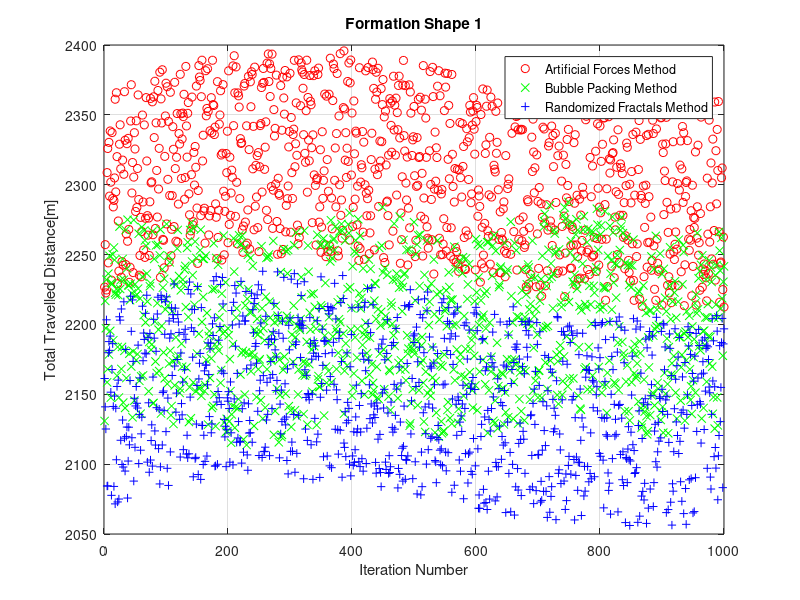
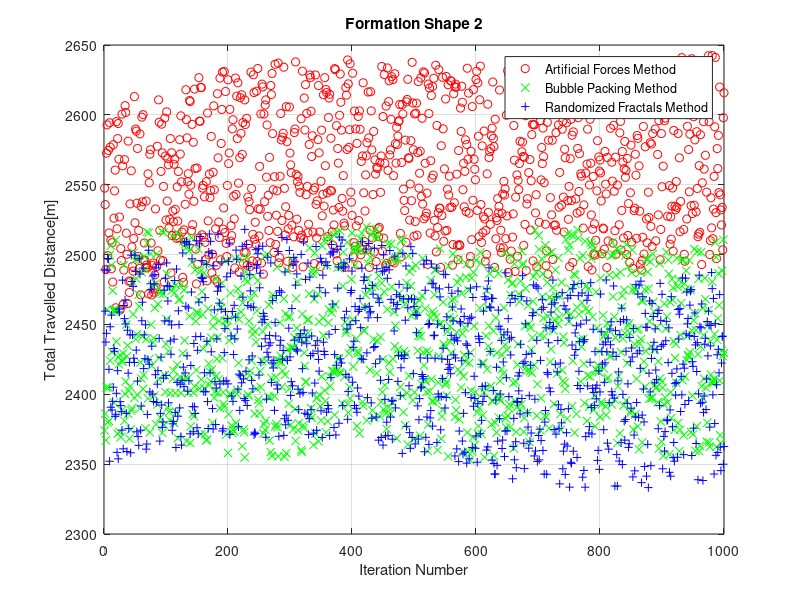

Write the MATLAB code that produced these figures, in order.
close all
clear all
clc
iteration_count = 1000;


artificial_forces_t_1  =2220;
bubble_packing_t_1     =2118;
randomized_fractals_t_1 = 2069;

artificial_forces_t_2  =2456;
bubble_packing_t_2     =2358;
randomized_fractals_t_2 = 2349;


%artificial_forces_g_1  =0.22;
%bubble_packing_g_1     =0.24;
%randomized_fractals_g_1 = 0.35;

%artificial_forces_g_2  =0.19;
%bubble_packing_g_2     =0.22;
%randomized_fractals_g_2 = 0.47;

noise_amplitude = 150.3;
a_t1 = noise_amplitude * rand(iteration_count,1);
b_t1 = noise_amplitude * rand(iteration_count,1);
r_t1 = noise_amplitude * rand(iteration_count,1);
a_t2 = noise_amplitude * rand(iteration_count,1);
b_t2 = noise_amplitude * rand(iteration_count,1);
r_t2 = noise_amplitude * rand(iteration_count,1);

%a_g1 = noise_amplitude * rand(iteration_count,1);
%b_g1 = noise_amplitude * rand(iteration_count,1);
%r_g1 = noise_amplitude * rand(iteration_count,1);
%a_g2 = noise_amplitude * rand(iteration_count,1);
%b_g2 = noise_amplitude * rand(iteration_count,1);
%r_g2 = noise_amplitude * rand(iteration_count,1);

f1 = 0.1;
f2 = 0.3;
f3 = 0.1;
fy = 1 / 15;
fr = 0.05;
amplitude = 10.02;

sampling = 100;
i = 1/sampling : 1/sampling : iteration_count/sampling;

%shape 1 
a_f_t = amplitude * sin(2*pi*f1*i) + amplitude * sin(2*pi*fr*i) + amplitude*1 * sin(2*pi*fy*i);
b_f_t = amplitude * sin(2*pi*f2*i) + amplitude * sin(2*pi*(fr-0.02)*i);
r_f_t = amplitude * sin(2*pi*f3*i) + amplitude * sin(2*pi*(fr+0.02)*i);


AT1 = artificial_forces_t_1   * ones(iteration_count,1) + a_t1 + a_f_t';
BT1 = bubble_packing_t_1      * ones(iteration_count,1) + b_t1 + b_f_t';
RT1 = randomized_fractals_t_1 * ones(iteration_count,1) + r_t1 + r_f_t';
figure
plot(AT1,'ro')
hold on
grid on
plot(BT1,'gx')
plot(RT1, 'b+')
legend('Artificial Forces Method','Bubble Packing Method','Randomized Fractals Method')
xlabel('Iteration Number')
ylabel('Total Travelled Distance[m]')
title('Formation Shape 1')

% a_f_g = amplitude * sin(2*pi*(f1-0.04)*i) + amplitude * sin(2*pi*fr*i);
% b_f_g = amplitude * sin(2*pi*(f2+0.02)*i) + amplitude * sin(2*pi*(fr+0.02)*i);
% r_f_g = amplitude * sin(2*pi*(f3-0.1)*i) + amplitude * sin(2*pi*(fr-0.02)*i);
% 
% 
% AG1 = artificial_forces_g_1   * ones(iteration_count,1) + a_g1 + a_f_g';
% BG1 = bubble_packing_g_1      * ones(iteration_count,1) + b_g1 + b_f_g';
% RG1 = randomized_fractals_g_1 * ones(iteration_count,1) + r_g1 + r_f_g';
% figure
% plot(AG1,'ro')
% hold on
% grid on
% plot(BG1,'gx')
% plot(RG1, 'b+')
% legend('Artificial Forces Method','Bubble Packing Method','Randomized Fractals Method')
% xlabel('Iteration Number')
% ylabel('Geometrical Mesh Irregularity')
% title('Formation Shape 1')
%shape 1

%shape 2 
a_f_t = amplitude * sin(2*pi*f1*i) + amplitude * sin(2*pi*fr*i) + amplitude*4 * sin(2*pi*fy*0.3*i);
b_f_t = amplitude * sin(2*pi*f2*i) + amplitude * sin(2*pi*(fr-0.04)*i);
r_f_t = amplitude * sin(2*pi*f3*i) + amplitude * sin(2*pi*(fr+0.03)*i);

AT2 = artificial_forces_t_2   * ones(iteration_count,1) + a_t2 + a_f_t';
BT2 = bubble_packing_t_2      * ones(iteration_count,1) + b_t2 + b_f_t';
RT2 = randomized_fractals_t_2 * ones(iteration_count,1) + r_t2 + r_f_t';
figure
plot(AT2,'ro')
hold on
grid on
plot(BT2,'gx')
plot(RT2, 'b+')
legend('Artificial Forces Method','Bubble Packing Method','Randomized Fractals Method')
xlabel('Iteration Number')
ylabel('Total Travelled Distance[m]')
title('Formation Shape 2')

% a_f_g = amplitude * sin(2*pi*(f1-0.07)*i) + amplitude * sin(2*pi*fr*i);
% b_f_g = amplitude * sin(2*pi*(f2+0.01)*i) + amplitude * sin(2*pi*(fr+0.01)*i);
% r_f_g = amplitude * sin(2*pi*(f3-0.2)*i) + amplitude * sin(2*pi*(fr-0.05)*i);
% 
% 
% AG2 = artificial_forces_g_2   * ones(iteration_count,1) + a_g2 + a_f_g';
% BG2 = bubble_packing_g_2      * ones(iteration_count,1) + b_g2 + b_f_g';
% RG2 = randomized_fractals_g_2 * ones(iteration_count,1) + r_g2 + r_f_g';
% figure
% plot(AG2,'ro')
% hold on
% grid on
% plot(BG2,'gx')
% plot(RG2, 'b+')
% legend('Artificial Forces Method','Bubble Packing Method','Randomized Fractals Method')
% xlabel('Iteration Number')
% ylabel('Geometrical Mesh Irregularity')
% title('Formation Shape 2')
%shape 2

